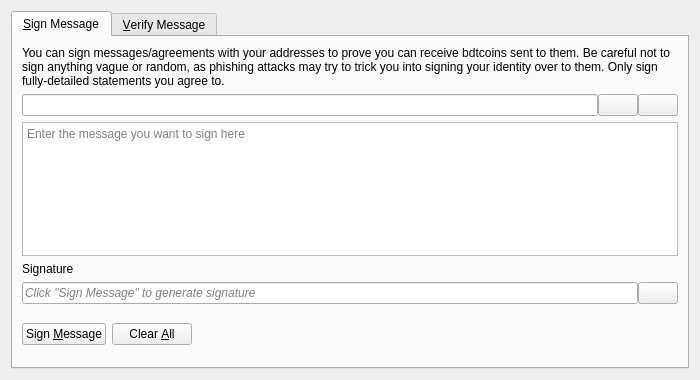
<?xml version="1.0" encoding="UTF-8"?>
<ui version="4.0">
 <class>SignVerifyMessageDialog</class>
 <widget class="QDialog" name="SignVerifyMessageDialog">
  <property name="geometry">
   <rect>
    <x>0</x>
    <y>0</y>
    <width>700</width>
    <height>380</height>
   </rect>
  </property>
  <property name="windowTitle">
   <string>Signatures - Sign / Verify a Message</string>
  </property>
  <property name="modal">
   <bool>true</bool>
  </property>
  <layout class="QVBoxLayout" name="verticalLayout">
   <item>
    <widget class="QTabWidget" name="tabWidget">
     <property name="currentIndex">
      <number>0</number>
     </property>
     <widget class="QWidget" name="tabSignMessage">
      <attribute name="title">
       <string>&amp;Sign Message</string>
      </attribute>
      <layout class="QVBoxLayout" name="verticalLayout_SM">
       <item>
        <widget class="QLabel" name="infoLabel_SM">
         <property name="text">
          <string>You can sign messages/agreements with your addresses to prove you can receive bdtcoins sent to them. Be careful not to sign anything vague or random, as phishing attacks may try to trick you into signing your identity over to them. Only sign fully-detailed statements you agree to.</string>
         </property>
         <property name="textFormat">
          <enum>Qt::PlainText</enum>
         </property>
         <property name="wordWrap">
          <bool>true</bool>
         </property>
        </widget>
       </item>
       <item>
        <layout class="QHBoxLayout" name="horizontalLayout_1_SM">
         <property name="spacing">
          <number>0</number>
         </property>
         <item>
          <widget class="QValidatedLineEdit" name="addressIn_SM">
           <property name="toolTip">
            <string>The Bdtcoin address to sign the message with</string>
           </property>
          </widget>
         </item>
         <item>
          <widget class="QPushButton" name="addressBookButton_SM">
           <property name="toolTip">
            <string>Choose previously used address</string>
           </property>
           <property name="text">
            <string/>
           </property>
           <property name="icon">
            <iconset resource="../bdtcoin.qrc">
             <normaloff>:/icons/address-book</normaloff>:/icons/address-book</iconset>
           </property>
           <property name="shortcut">
            <string>Alt+A</string>
           </property>
           <property name="autoDefault">
            <bool>false</bool>
           </property>
          </widget>
         </item>
         <item>
          <widget class="QPushButton" name="pasteButton_SM">
           <property name="toolTip">
            <string>Paste address from clipboard</string>
           </property>
           <property name="text">
            <string/>
           </property>
           <property name="icon">
            <iconset resource="../bdtcoin.qrc">
             <normaloff>:/icons/editpaste</normaloff>:/icons/editpaste</iconset>
           </property>
           <property name="shortcut">
            <string>Alt+P</string>
           </property>
           <property name="autoDefault">
            <bool>false</bool>
           </property>
          </widget>
         </item>
        </layout>
       </item>
       <item>
        <widget class="QPlainTextEdit" name="messageIn_SM">
         <property name="toolTip">
          <string>Enter the message you want to sign here</string>
         </property>
         <property name="placeholderText">
          <string>Enter the message you want to sign here</string>
         </property>
        </widget>
       </item>
       <item>
        <widget class="QLabel" name="signatureLabel_SM">
         <property name="text">
          <string>Signature</string>
         </property>
         <property name="textFormat">
          <enum>Qt::PlainText</enum>
         </property>
        </widget>
       </item>
       <item>
        <layout class="QHBoxLayout" name="horizontalLayout_2_SM">
         <property name="spacing">
          <number>0</number>
         </property>
         <item>
          <widget class="QLineEdit" name="signatureOut_SM">
           <property name="placeholderText">
            <string>Click "Sign Message" to generate signature</string>
           </property>
           <property name="font">
            <font>
             <italic>true</italic>
            </font>
           </property>
           <property name="readOnly">
            <bool>true</bool>
           </property>
          </widget>
         </item>
         <item>
          <widget class="QPushButton" name="copySignatureButton_SM">
           <property name="toolTip">
            <string>Copy the current signature to the system clipboard</string>
           </property>
           <property name="text">
            <string/>
           </property>
           <property name="icon">
            <iconset resource="../bdtcoin.qrc">
             <normaloff>:/icons/editcopy</normaloff>:/icons/editcopy</iconset>
           </property>
           <property name="autoDefault">
            <bool>false</bool>
           </property>
          </widget>
         </item>
        </layout>
       </item>
       <item>
        <layout class="QHBoxLayout" name="horizontalLayout_3_SM">
         <item>
          <widget class="QPushButton" name="signMessageButton_SM">
           <property name="toolTip">
            <string>Sign the message to prove you own this Bdtcoin address</string>
           </property>
           <property name="text">
            <string>Sign &amp;Message</string>
           </property>
           <property name="icon">
            <iconset resource="../bdtcoin.qrc">
             <normaloff>:/icons/edit</normaloff>:/icons/edit</iconset>
           </property>
           <property name="autoDefault">
            <bool>false</bool>
           </property>
          </widget>
         </item>
         <item>
          <widget class="QPushButton" name="clearButton_SM">
           <property name="toolTip">
            <string>Reset all sign message fields</string>
           </property>
           <property name="text">
            <string>Clear &amp;All</string>
           </property>
           <property name="icon">
            <iconset resource="../bdtcoin.qrc">
             <normaloff>:/icons/remove</normaloff>:/icons/remove</iconset>
           </property>
           <property name="autoDefault">
            <bool>false</bool>
           </property>
          </widget>
         </item>
         <item>
          <spacer name="horizontalSpacer_1_SM">
           <property name="orientation">
            <enum>Qt::Horizontal</enum>
           </property>
           <property name="sizeHint" stdset="0">
            <size>
             <width>40</width>
             <height>48</height>
            </size>
           </property>
          </spacer>
         </item>
         <item>
          <widget class="QLabel" name="statusLabel_SM">
           <property name="font">
            <font>
             <weight>75</weight>
             <bold>true</bold>
            </font>
           </property>
           <property name="text">
            <string/>
           </property>
           <property name="wordWrap">
            <bool>true</bool>
           </property>
          </widget>
         </item>
         <item>
          <spacer name="horizontalSpacer_2_SM">
           <property name="orientation">
            <enum>Qt::Horizontal</enum>
           </property>
           <property name="sizeHint" stdset="0">
            <size>
             <width>40</width>
             <height>48</height>
            </size>
           </property>
          </spacer>
         </item>
        </layout>
       </item>
      </layout>
     </widget>
     <widget class="QWidget" name="tabVerifyMessage">
      <attribute name="title">
       <string>&amp;Verify Message</string>
      </attribute>
      <layout class="QVBoxLayout" name="verticalLayout_VM">
       <item>
        <widget class="QLabel" name="infoLabel_VM">
         <property name="text">
          <string>Enter the receiver's address, message (ensure you copy line breaks, spaces, tabs, etc. exactly) and signature below to verify the message. Be careful not to read more into the signature than what is in the signed message itself, to avoid being tricked by a man-in-the-middle attack. Note that this only proves the signing party receives with the address, it cannot prove sendership of any transaction!</string>
         </property>
         <property name="textFormat">
          <enum>Qt::PlainText</enum>
         </property>
         <property name="alignment">
          <set>Qt::AlignLeading|Qt::AlignLeft|Qt::AlignTop</set>
         </property>
         <property name="wordWrap">
          <bool>true</bool>
         </property>
        </widget>
       </item>
       <item>
        <layout class="QHBoxLayout" name="horizontalLayout_1_VM">
         <property name="spacing">
          <number>0</number>
         </property>
         <item>
          <widget class="QValidatedLineEdit" name="addressIn_VM">
           <property name="toolTip">
            <string>The Bdtcoin address the message was signed with</string>
           </property>
          </widget>
         </item>
         <item>
          <widget class="QPushButton" name="addressBookButton_VM">
           <property name="toolTip">
            <string>Choose previously used address</string>
           </property>
           <property name="text">
            <string/>
           </property>
           <property name="icon">
            <iconset resource="../bdtcoin.qrc">
             <normaloff>:/icons/address-book</normaloff>:/icons/address-book</iconset>
           </property>
           <property name="shortcut">
            <string>Alt+A</string>
           </property>
           <property name="autoDefault">
            <bool>false</bool>
           </property>
          </widget>
         </item>
        </layout>
       </item>
       <item>
        <widget class="QPlainTextEdit" name="messageIn_VM">
          <property name="toolTip">
            <string>The signed message to verify</string>
          </property>
          <property name="placeholderText">
            <string>The signed message to verify</string>
          </property>
        </widget>
       </item>
       <item>
        <widget class="QValidatedLineEdit" name="signatureIn_VM">
          <property name="toolTip">
            <string>The signature given when the message was signed</string>
          </property>
          <property name="placeholderText">
            <string>The signature given when the message was signed</string>
          </property>
        </widget>
       </item>
       <item>
        <layout class="QHBoxLayout" name="horizontalLayout_2_VM">
         <item>
          <widget class="QPushButton" name="verifyMessageButton_VM">
           <property name="toolTip">
            <string>Verify the message to ensure it was signed with the specified Bdtcoin address</string>
           </property>
           <property name="text">
            <string>Verify &amp;Message</string>
           </property>
           <property name="icon">
            <iconset resource="../bdtcoin.qrc">
             <normaloff>:/icons/transaction_0</normaloff>:/icons/transaction_0</iconset>
           </property>
           <property name="autoDefault">
            <bool>false</bool>
           </property>
          </widget>
         </item>
         <item>
          <widget class="QPushButton" name="clearButton_VM">
           <property name="toolTip">
            <string>Reset all verify message fields</string>
           </property>
           <property name="text">
            <string>Clear &amp;All</string>
           </property>
           <property name="icon">
            <iconset resource="../bdtcoin.qrc">
             <normaloff>:/icons/remove</normaloff>:/icons/remove</iconset>
           </property>
           <property name="autoDefault">
            <bool>false</bool>
           </property>
          </widget>
         </item>
         <item>
          <spacer name="horizontalSpacer_1_VM">
           <property name="orientation">
            <enum>Qt::Horizontal</enum>
           </property>
           <property name="sizeHint" stdset="0">
            <size>
             <width>40</width>
             <height>48</height>
            </size>
           </property>
          </spacer>
         </item>
         <item>
          <widget class="QLabel" name="statusLabel_VM">
           <property name="font">
            <font>
             <weight>75</weight>
             <bold>true</bold>
            </font>
           </property>
           <property name="text">
            <string/>
           </property>
           <property name="wordWrap">
            <bool>true</bool>
           </property>
          </widget>
         </item>
         <item>
          <spacer name="horizontalSpacer_2_VM">
           <property name="orientation">
            <enum>Qt::Horizontal</enum>
           </property>
           <property name="sizeHint" stdset="0">
            <size>
             <width>40</width>
             <height>48</height>
            </size>
           </property>
          </spacer>
         </item>
        </layout>
       </item>
      </layout>
     </widget>
    </widget>
   </item>
  </layout>
 </widget>
 <customwidgets>
  <customwidget>
   <class>QValidatedLineEdit</class>
   <extends>QLineEdit</extends>
   <header>qt/qvalidatedlineedit.h</header>
  </customwidget>
 </customwidgets>
 <resources>
  <include location="../bdtcoin.qrc"/>
 </resources>
 <connections/>
</ui>
